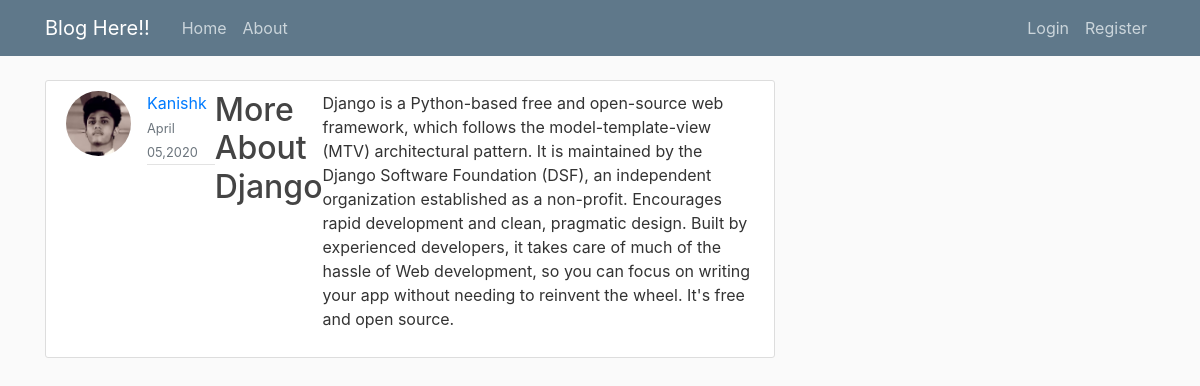
The app's page /post/4/ with its own data.
### Blogapp/models.py (models this page shows, shortened)
class Post(models.Model):
    title=models.CharField(max_length=100)
    content=models.TextField()
    date_posted=models.DateTimeField(default=timezone.now)
    author=models.ForeignKey(User,on_delete=models.CASCADE)

### user/models.py (models this page shows, shortened)
class Profile(models.Model):
    user=models.OneToOneField(User, on_delete=models.CASCADE)
    image=models.ImageField(default='default.jpg',upload_to='profile_pics')

### Blogapp/views.py (the view)
# urls.py: path('post/<int:pk>/',PostDetailView.as_view(), name="ndetail"),
class PostDetailView(DetailView):
     model=Post
     template_name='detail.html'

### Blogapp/templates/detail.html (shortened to what this page needs)
{% extends 'base.html' %}
{% block content %}
<article class="media content-section">
  <img class="rounded-circle article-img" src="{{ object.author.profile.image.url }}">
  <div class="media-body">
    <div class="article-metadata">
      <a class="mr-2" href="#">{{ object.author }}</a>
      <small class="text-muted">{{ object.date_posted|date:"F d,Y" }}</small>
    </div>
  </div>
    <h2 class="article-title">{{ object.title }}</h2>
    <p class="article-content">{{ object.content }}</p>
  </div>
{% endblock %}

### Blogapp/static/Blog/main.css (style rules this page uses)
body { background: #fafafa; color: #333333; margin-top: 5rem; }
h1, h2, h3, h4, h5, h6 { color: #444444; }
.content-section { background: #ffffff; padding: 10px 20px; border: 1px solid #dddddd; border-radius: 3px; margin-bottom: 20px; }
.article-title { color: #444444; }
.article-content { white-space: pre-line; }
.article-img { height: 65px; width: 65px; margin-right: 16px; }
.article-metadata { padding-bottom: 1px; margin-bottom: 4px; border-bottom: 1px solid #e3e3e3 }

### records on screen
Post: author.profile.image (picture), author "Kanishk", date_posted "April 05,2020", title "More About Django", content "Django is a Python-based free and open-source web framework, which follows the model-template-view (MTV) architectural pattern. It is maintained by the Django Software Foundation (DSF), an independent organization established as a non-profit. Encourages rapid development and clean, pragmatic design. Built by experienced developers, it takes care of much of the hassle of Web development, so you can focus on writing your app without needing to reinvent the wheel. It's free and open source."
